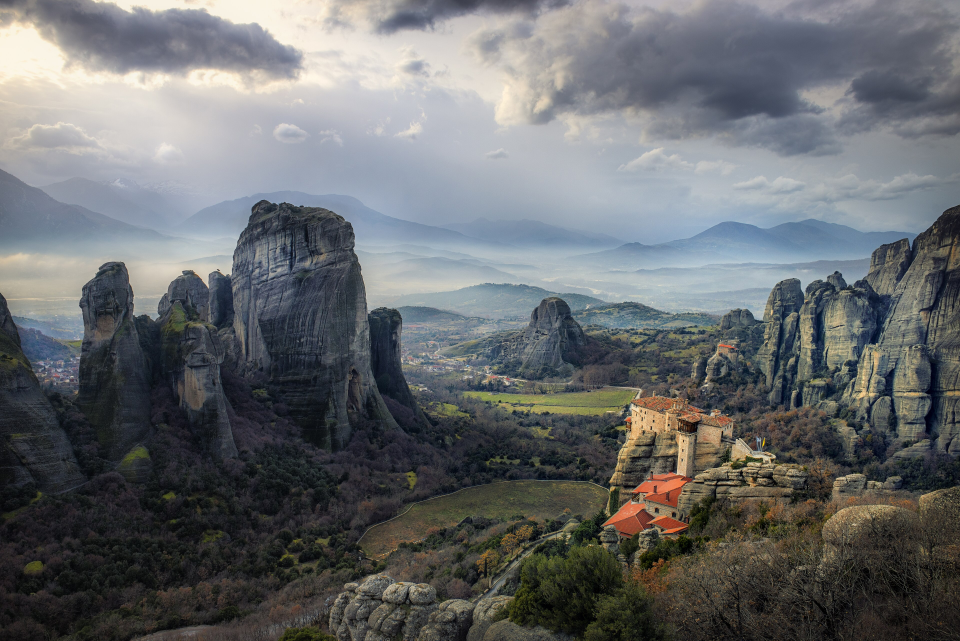
#> input picture tools/og-source.jpg, 3840 x 2563 px (shown at 1/4 size)
$ python make-og.py
#> lines starting #> are read from the running program, lines starting #| are printed output that depends on the picture
#!/usr/bin/env python3
"""生成分享预览图 images/og.jpg（1200×630，Open Graph 推荐尺寸）。

图片来源：Wikimedia Commons «Meteora's monastery 2.jpg»
作者 Stathis floros，CC BY-SA 4.0
https://commons.wikimedia.org/wiki/File:Meteora%27s_monastery_2.jpg

署名写在页面 footer 里（CC BY-SA 要求署名并以相同方式共享）。
换图重跑：先把新图存成 tools/og-source.jpg，再执行 python3 tools/make-og.py
"""
import os
import subprocess
import sys

from PIL import Image

HERE = os.path.dirname(os.path.abspath(__file__))
ROOT = os.path.dirname(HERE)
SRC = os.path.join(HERE, "og-source.jpg")
OUT = os.path.join(ROOT, "images", "og.jpg")

REMOTE = ("https://upload.wikimedia.org/wikipedia/commons/thumb/1/1a/"
          "Meteora%27s_monastery_2.jpg/2000px-Meteora%27s_monastery_2.jpg")

W, H = 1200, 630
# 纵向裁切位置：0 = 贴顶，1 = 贴底。0.5 居中能同时留住岩柱和右下的修道院。
ANCHOR = 0.5


def fetch_source():
    if os.path.exists(SRC):
        return
    print("下载原图 …")
    subprocess.run(["curl", "-sL", "-o", SRC, REMOTE], check=True)


def main():
    fetch_source()
    im = Image.open(SRC).convert("RGB")
#> im is the input picture: PIL image 3840x2563 RGB; mean R, G, B 103.9, 106.4, 108.2
    sw, sh = im.size
#> sw = 3840; sh = 2563

    # 先按目标比例裁切，再缩放，避免变形
    target = W / H
    if sw / sh > target:                    # 原图更宽 → 裁两侧
        cw, ch = int(sh * target), sh
        left = int((sw - cw) * 0.5)
        box = (left, 0, left + cw, ch)
    else:                                   # 原图更高 → 裁上下
        cw, ch = sw, int(sw / target)
#> cw = 3840; ch = 2016
        top = int((sh - ch) * ANCHOR)
#> top = 273
        box = (0, top, cw, top + ch)
#> box = (0, 273, 3840, 2289)

    im = im.crop(box).resize((W, H), Image.LANCZOS)
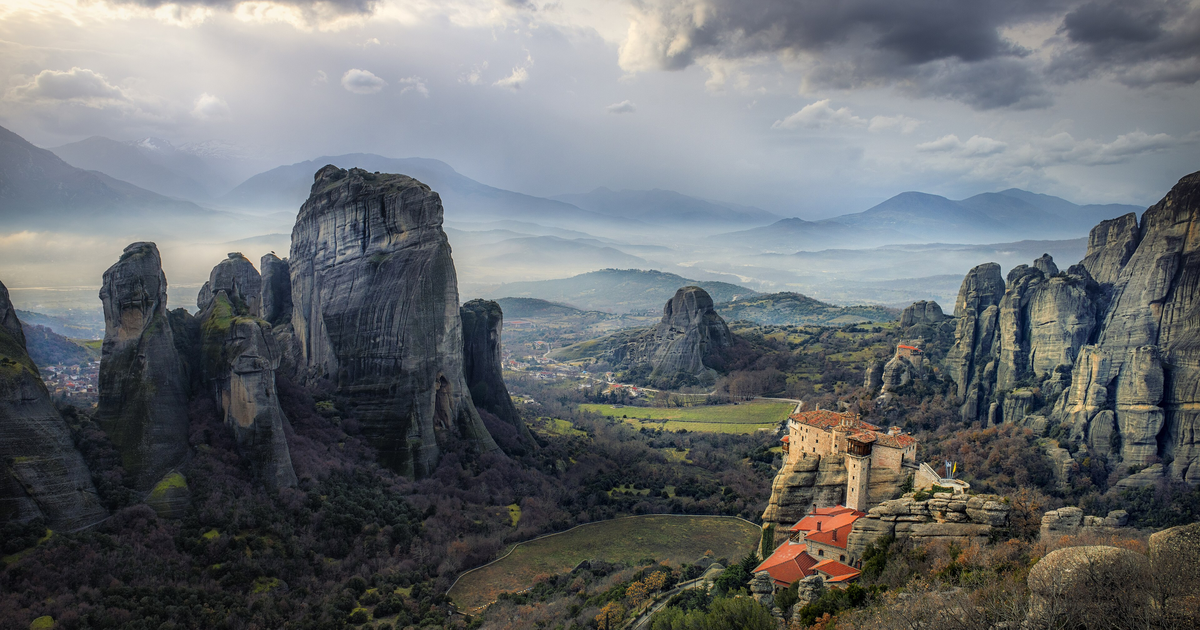
#> im: PIL image 1200x630 RGB; mean R, G, B 104.9, 108.5, 111

    os.makedirs(os.path.dirname(OUT), exist_ok=True)
    # 逐步降质量，控制在 300KB 以内（各家抓取器都能吃下）
    for q in (86, 82, 78, 74, 70):
        im.save(OUT, "JPEG", quality=q, optimize=True, progressive=True)
        kb = os.path.getsize(OUT) / 1024
        if kb <= 300:
            break
    print(f"写出 {os.path.relpath(OUT, ROOT)}  {W}×{H}  quality={q}  {kb:.0f}KB")
#| 写出 images/og.jpg  1200×630  quality=86  161KB
    print(f"裁切自 {sw}×{sh}，box={box}")
#| 裁切自 3840×2563，box=(0, 273, 3840, 2289)
    return 0


if __name__ == "__main__":
    sys.exit(main())
#> (the program exits here)
